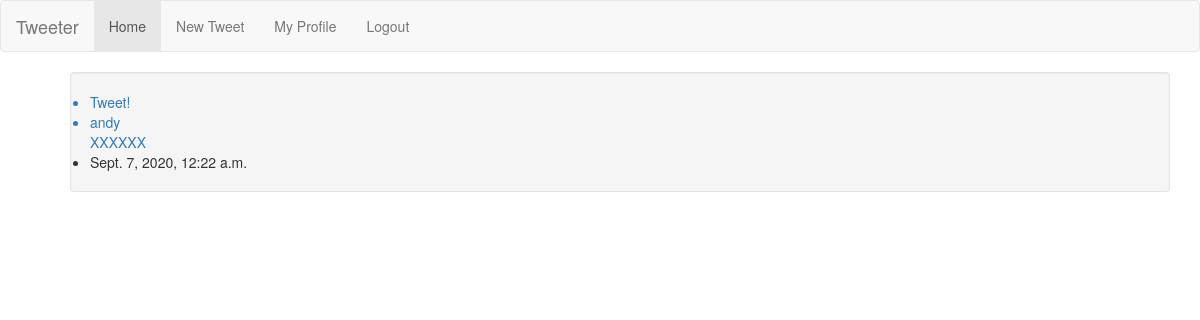
/ (signed in), run on an earlier commit of the app's database.
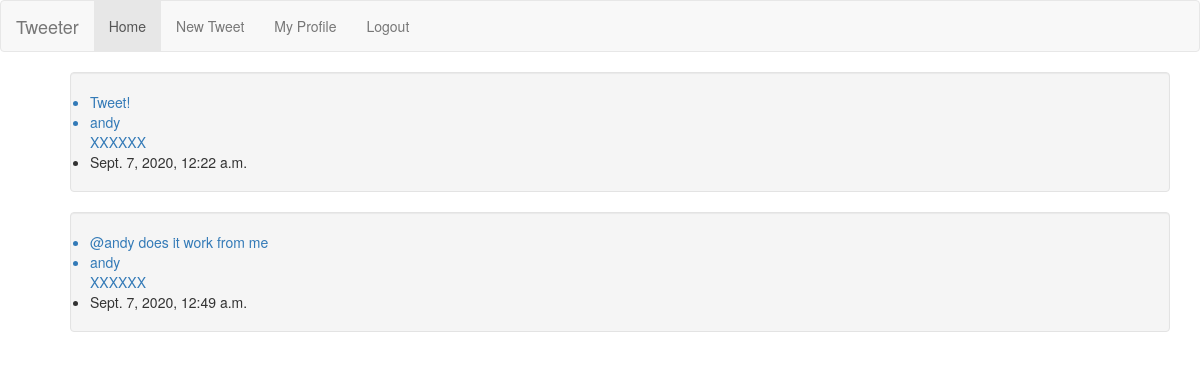
And on a later commit of the database.
### tweet/models.py (models this page shows, shortened)
class Tweet(models.Model):
    body = models.TextField(max_length=140)
    time_stamp = models.DateTimeField(default=timezone.now)
    author = models.ForeignKey(CustomUser, on_delete=models.CASCADE)

### twitteruser/models.py (models this page shows)
class CustomUser(AbstractUser):
    bio = models.TextField(max_length=240, null=True, blank=True)
    age = models.IntegerField(null=True, blank=True)
    location = models.TextField(max_length=180, null=True, blank=True)
    birthday = models.DateField(null=True, blank=True)
    following = models.ManyToManyField("self", related_name='following')
    def __str__(self):
        return self.username

### twitteruser/views.py (the view)
# urls.py: path('', userviews.index, name='home'),
@login_required
def index(request):
    current_user = CustomUser.objects.get(username=request.user)
    tweets = Tweet.objects.filter(author__in=current_user.following.all()) | Tweet.objects.filter(author=current_user)
    return render(request, 'index.html', {'tweets': tweets, 'current_user': current_user})

### templates/index.html
{% extends "base.html" %}
{% block content %}
<ul>
{% for tweet in tweets %}
<div class='well'>
<a href="tweet/{{tweet.id}}"><li>{{tweet.body}}</li></a>
<a href="following/{{tweet.author.id}}"><li>{{tweet.author}}</li></a>
<a href="unfollow/{{tweet.author.id}}">XXXXXX</a>
<li>{{tweet.time_stamp}}</li>
</div>
{% endfor %}
</ul>
{% endblock %}

What changed in the data, as far as the page shows it:
added Tweet: body "@andy does it work from me", author "andy", time_stamp "Sept. 7, 2020, 12:49 a.m."
